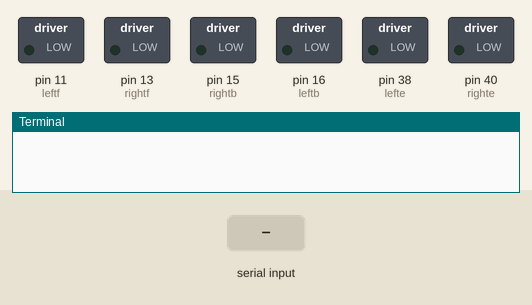
This program was run on a simulated Raspberry Pi (header pin numbers). Shown: switched loads named in the program (green lamp = pin HIGH), the last lines printed to the terminal. The test bench sets the inputs (shaded band).

Above: at 1.2 s.
1.3 s: "w" typed at the terminal
At 2.5 s:
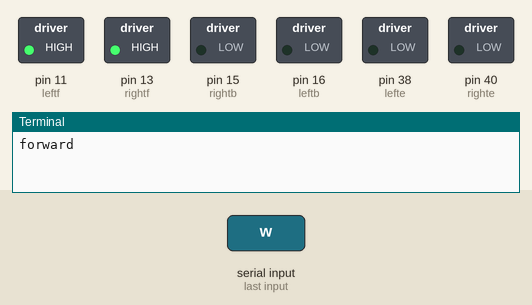
2.8 s: "s" typed at the terminal
At 3.8 s:
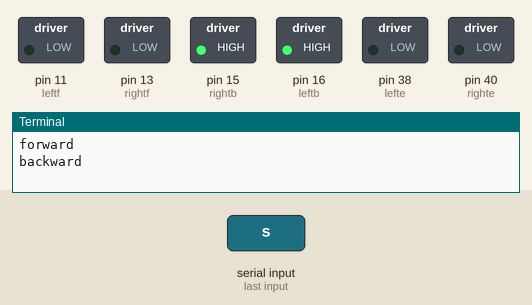
4.3 s: "a" typed at the terminal
At 5.0 s:
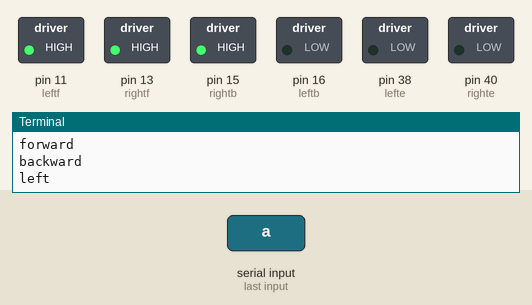
5.8 s: "d" typed at the terminal
At 6.1 s:
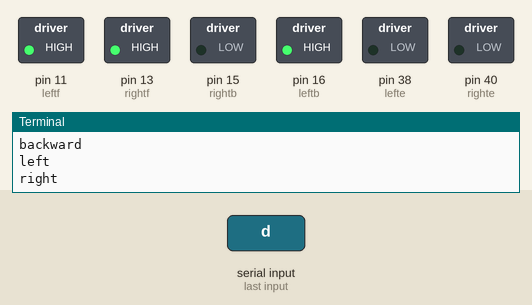
7.3 s: "q" typed at the terminal
At 8.4 s:
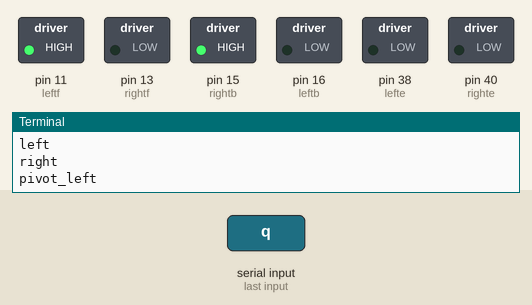
8.8 s: "e" typed at the terminal
At 9.6 s:
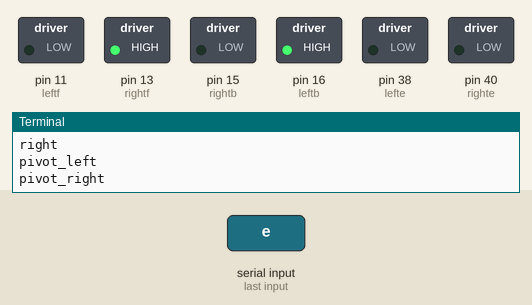
Timing chart, 0 to 11.3 s (numbered marks = the images above; inputs shaded):
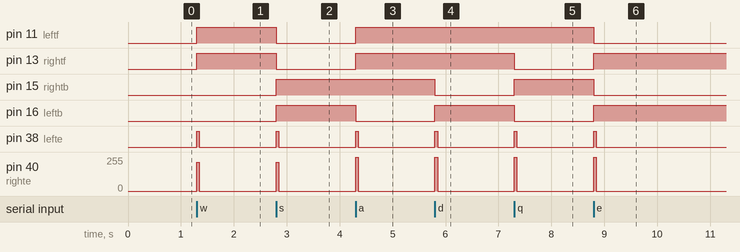

Measured:
- after the input at 1.3 s, pin 11 (leftf), pin 13 (rightf): LOW → HIGH at once; pin 38 (lefte): LOW → HIGH at once, → LOW 0.05 s later; pin 40 (righte): 0/255 → 217/255 at once, → 0/255 0.05 s later
- after the input at 2.8 s, pin 11 (leftf), pin 13 (rightf): HIGH → LOW at once; pin 15 (rightb), pin 16 (leftb): LOW → HIGH at once; pin 38 (lefte): LOW → HIGH at once, → LOW 0.05 s later; pin 40 (righte): 0/255 → 217/255 at once, → 0/255 0.05 s later
- after the input at 4.3 s, pin 11 (leftf), pin 13 (rightf): LOW → HIGH at once; pin 16 (leftb): HIGH → LOW at once; pin 38 (lefte): LOW → HIGH at once, → LOW 0.05 s later; pin 40 (righte): 0/255 → 255/255 at once, → 0/255 0.05 s later
- after the input at 5.8 s, pin 15 (rightb): HIGH → LOW at once; pin 16 (leftb): LOW → HIGH at once; pin 38 (lefte): LOW → HIGH at once, → LOW 0.05 s later; pin 40 (righte): 0/255 → 255/255 at once, → 0/255 0.05 s later
- after the input at 7.3 s, pin 13 (rightf), pin 16 (leftb): HIGH → LOW at once; pin 15 (rightb): LOW → HIGH at once; pin 38 (lefte): LOW → HIGH at once, → LOW 0.05 s later; pin 40 (righte): 0/255 → 255/255 at once, → 0/255 0.05 s later
- after the input at 8.8 s, pin 11 (leftf), pin 15 (rightb): HIGH → LOW at once; pin 13 (rightf), pin 16 (leftb): LOW → HIGH at once; pin 38 (lefte): LOW → HIGH at once, → LOW 0.05 s later; pin 40 (righte): 0/255 → 255/255 at once, → 0/255 0.05 s later

The program:

control.py
```python
#!/usr/bin/python
import RPi.GPIO as GPIO
from time import sleep
import sys
import os,tty,termios,time


rightf = 13
leftf = 11
rightb = 15
leftb = 16
righte = 40
lefte = 38

GPIO.setmode(GPIO.BOARD)
GPIO.setup(leftb, GPIO.OUT)
GPIO.setup(leftf, GPIO.OUT)
GPIO.setup(righte, GPIO.OUT)
GPIO.setup(rightf, GPIO.OUT)
GPIO.setup(rightb, GPIO.OUT)
GPIO.setup(lefte, GPIO.OUT)

Motor1 = GPIO.PWM(righte, 50)
Motor1.start(0)
Motor2 = GPIO.PWM(lefte, 50)
Motor2.start(0)

sleep_time = 0.050


def getch():
    fd = sys.stdin.fileno()
    old_settings = termios.tcgetattr(fd)
    try:
        tty.setraw(sys.stdin.fileno())
        ch = sys.stdin.read(1)
    finally:
        termios.tcsetattr(fd, termios.TCSADRAIN, old_settings)
    return ch


def forward(speed):
    GPIO.output(leftb, False)
    GPIO.output(leftf, True)
    GPIO.output(rightf, True)
    GPIO.output(rightb, False)
    Motor1.ChangeDutyCycle(85)
    Motor2.ChangeDutyCycle(100)
    sleep(sleep_time)
    Motor1.ChangeDutyCycle(0)
    Motor2.ChangeDutyCycle(0)
    print 'forward'
def backward(speed):

    GPIO.output(leftb, True)
    GPIO.output(leftf, False)
    GPIO.output(rightf, False)
    GPIO.output(rightb, True)
    Motor1.ChangeDutyCycle(85)
    Motor2.ChangeDutyCycle(100)
    sleep(sleep_time)
    Motor1.ChangeDutyCycle(0)
    Motor2.ChangeDutyCycle(0)

    print 'backward'
def left(speed):
    GPIO.output(leftb, False)
    GPIO.output(leftf, True)
    GPIO.output(rightb, True)
    GPIO.output(rightf, True)
    Motor1.ChangeDutyCycle(speed)
    Motor2.ChangeDutyCycle(speed)
    sleep(sleep_time)
    Motor1.ChangeDutyCycle(0)
    Motor2.ChangeDutyCycle(0)

    print 'left'
def right(speed):
    GPIO.output(leftb, True)
    GPIO.output(leftf, True)
    GPIO.output(rightf, True)
    GPIO.output(rightb, False)
    Motor1.ChangeDutyCycle(speed)
    Motor2.ChangeDutyCycle(speed)
    sleep(sleep_time)
    Motor1.ChangeDutyCycle(0)
    Motor2.ChangeDutyCycle(0)

    print 'right'
def pivot_left(speed):
    GPIO.output(leftb, False)
    GPIO.output(leftf, True)
    GPIO.output(rightf, False)
    GPIO.output(rightb, True)
    Motor1.ChangeDutyCycle(speed)
    Motor2.ChangeDutyCycle(speed)
    sleep(sleep_time)
    Motor1.ChangeDutyCycle(0)
    Motor2.ChangeDutyCycle(0)

    print 'pivot_left'
def pivot_right(speed):
    GPIO.output(leftb, True)
    GPIO.output(leftf, False)
    GPIO.output(rightf, True)
    GPIO.output(rightb, False)
    Motor1.ChangeDutyCycle(speed)
    Motor2.ChangeDutyCycle(speed)
    sleep(sleep_time)
    Motor1.ChangeDutyCycle(0)
    Motor2.ChangeDutyCycle(0)

    print 'pivot_right'
def stop():
    Motor1.ChangeDutyCycle(0)
    Motor2.ChangeDutyCycle(0)
    GPIO.cleanup()


while True:
    char = getch()
    speed = 100
    if(char == 'w'):
        forward(speed)
    if(char == 's'):
        backward(speed)
    if(char == 'a'):
        left(speed)
    if(char == 'd'):
        right(speed)
    if(char == 'q'):
        pivot_left(speed)
    if(char == 'e'):
        pivot_right(speed)
    #if(char == 'c'):
    #    os.system('/home/pi/camera/startstream.sh')
    #if(char == 'x'):
    #    os.system('/home/pi/camera/stopstream.sh')
    if(char == 'f'):
        print("Program Ended")
        break


Motor1.ChangeDutyCycle(0)
Motor2.ChangeDutyCycle(0)

char = ""
```
